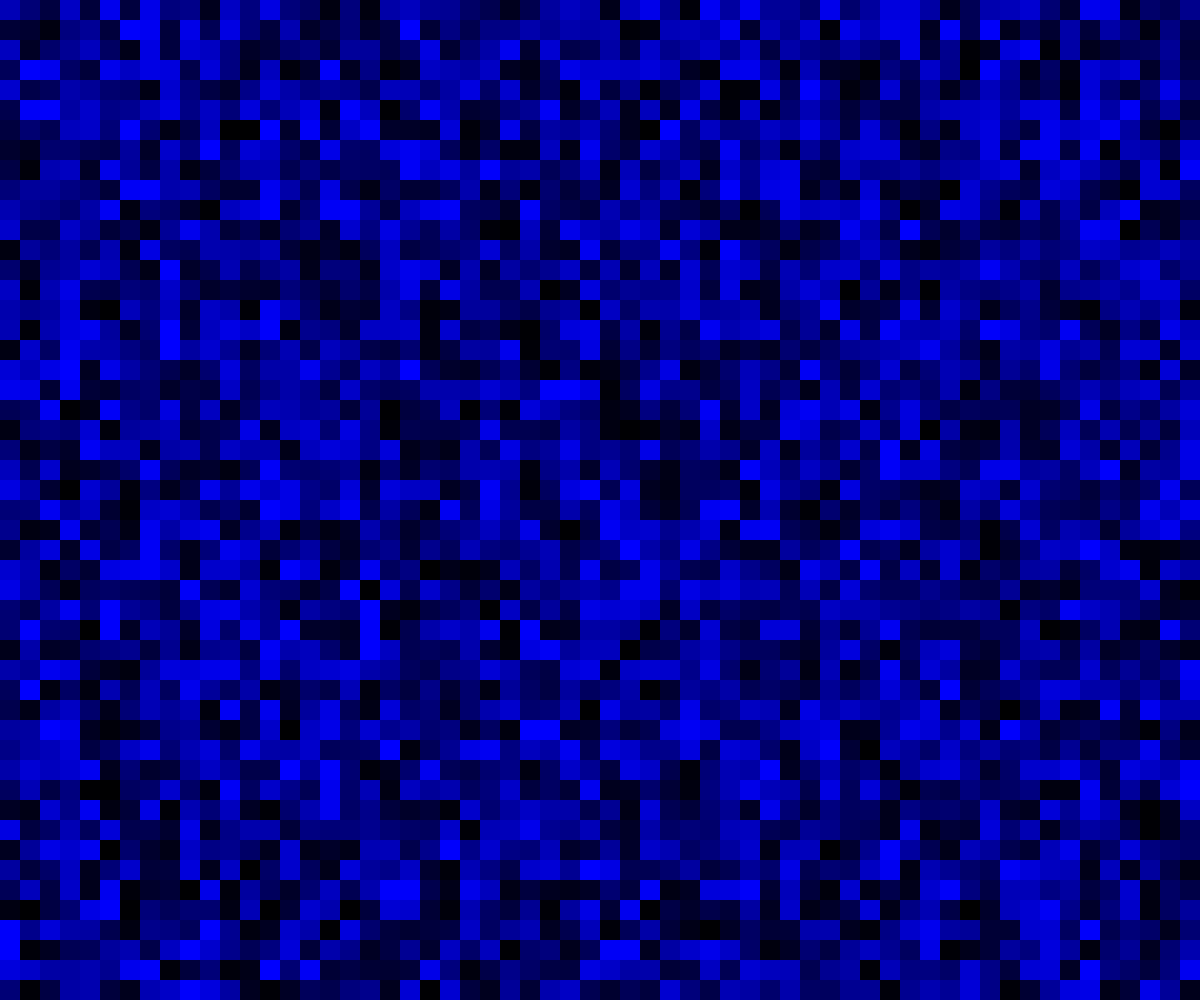
Frame 1 (no input)
Frame 60 (no input): identical to frame 1, image omitted
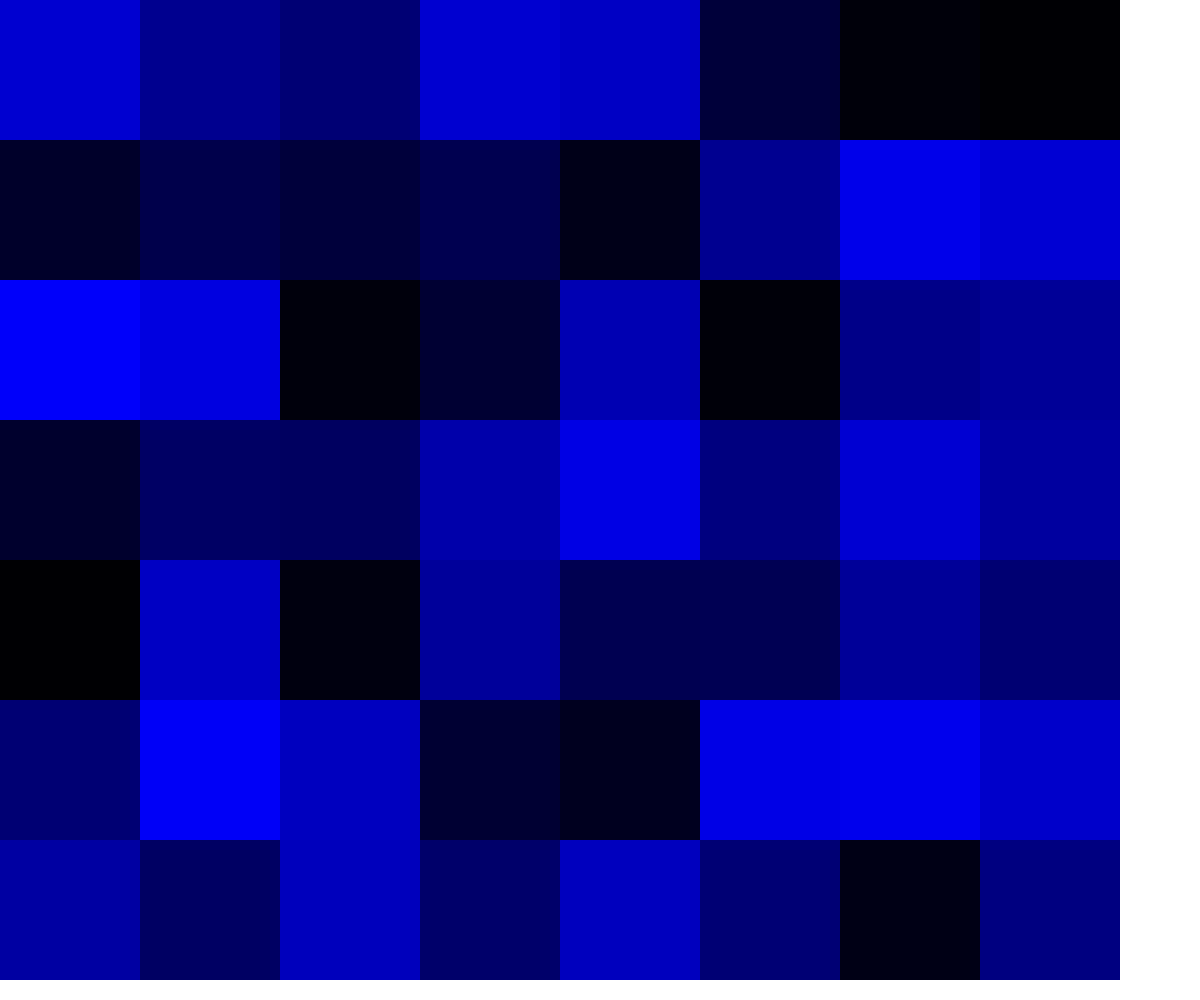
Frame 120 (the mouse pressed at the canvas centre since frame 60)

The p5.js sketch that drew these frames (run headless with seeded random() and noise() and a simulated clock; from frame 60 on, the mouse is pressed at the canvas centre):

// p5.js sketch
// ── sketch.js
// Multicolored grid
// Owen
// 9/27/23


//Globals
let gridSpacing = 20;

function setup() {
  createCanvas(windowWidth, windowHeight);
  document.addEventListener("contextmenu", event => event.preventDefault());
  noStroke();
  //calls the draw function during startup
  drawGrid();
}

function draw() {
  gridSize();
}


function gridSize(){
  //if the right mouse is pressed it wil zoom out and draw
  //if the left mouse is pressed it wil zoom in and draw
  if (mouseIsPressed) {  
    if (mouseButton === LEFT) {
      gridSpacing = gridSpacing + 2;
    }
    if (mouseButton === RIGHT) {
      if (gridSpacing>8){
        gridSpacing = gridSpacing - 2;
      }
    }
    drawGrid();
  }
}

function keyPressed(){
  //redraws grid when a key is pressed
  drawGrid();
}
  


function drawGrid(){
  //draw background to cover extra bits on edge when zooming
  background(255);
  //draws the grid squares as long as the x value is less than the width-square size
  for (let x = 0; x<width; x = x+gridSpacing){
    for(let y = 0; y<height; y = y + gridSpacing){
      if(x>width-gridSpacing||y>height-gridSpacing){
        noFill();
        noStroke();
      
      }
      else{

        fill(0,0,random(1, 255));
        square(x,y,gridSpacing);
      }
    }
  }
}
